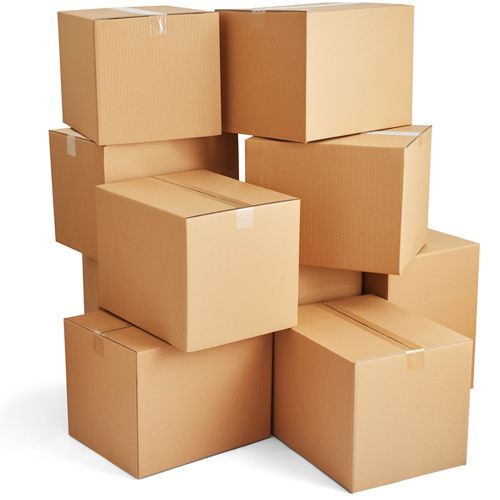
#> input picture Project 1 - detectors and descriptors/figures/box.jpg, 500 x 500 px, found by its file name
$ python ShiTomasi.py
#> lines starting #> are read from the running program, lines starting #| are printed output that depends on the picture; after the words box and inside, x2 and y2 are one past the last pixel; in counts of white or black regions, pixels touching at a corner belong together
### Project 1 - detectors and descriptors/common.py
# -*- coding: utf-8 -*-
"""
Created on Wed Aug 22 08:38:26 2018

This file contains common functions for computer vision

@author: Lovro
"""

import cv2

# function for displaying image
def imshow(img, hight=640, width=480, name="me",wait=0):
    cv2.namedWindow(name, cv2.WINDOW_NORMAL)
    cv2.resizeWindow(name, hight, width)
    cv2.imshow(name, img)
    cv2.waitKey(wait)
    cv2.destroyAllWindows()

### Project 1 - detectors and descriptors/ShiTomasi.py
# -*- coding: utf-8 -*-
"""
Created on Wed Aug 22 09:37:17 2018

@author: Lovro
"""

import cv2
import numpy as np

import common

# read image
img = cv2.imread('figures\\box.jpg')
#> img is the input picture: shape (500, 500, 3); mean B, G, R 150.4, 182.1, 215.8
common.imshow(img, 800, 600)

# convert to gray
gray = cv2.cvtColor(img, cv2.COLOR_BGR2GRAY)
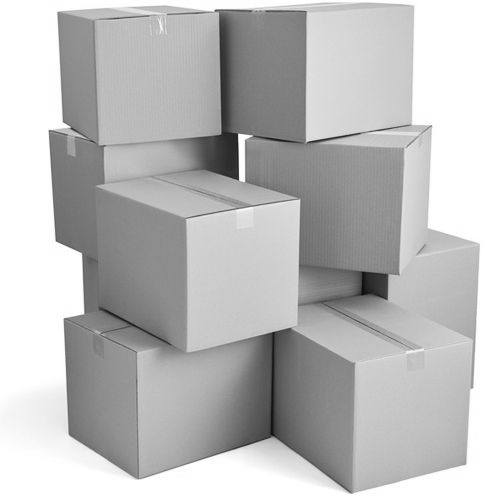
#> gray: shape (500, 500); min 10, max 255, mean 188.6

# find corners
corners = cv2.goodFeaturesToTrack(gray, 100, 0.01, 10)
#> corners = 72 rows, first 8: [239, 134], [237, 179], [49, 130], [71, 128], [215, 10], [252, 135], [386, 299], [431, 126]
corners = np.int0(corners)

#mark corners on image
for i in corners:
    x,y = i.ravel()
    cv2.circle(img,(x,y),3,255,-1)
#> this loop made 72 passes
#> (x, y) on passes 1 to 12: (239, 134), (237, 179), (49, 130), (71, 128), (215, 10), (252, 135), (386, 299), (431, 126), (64, 318), (83, 313), (306, 141), (299, 200)
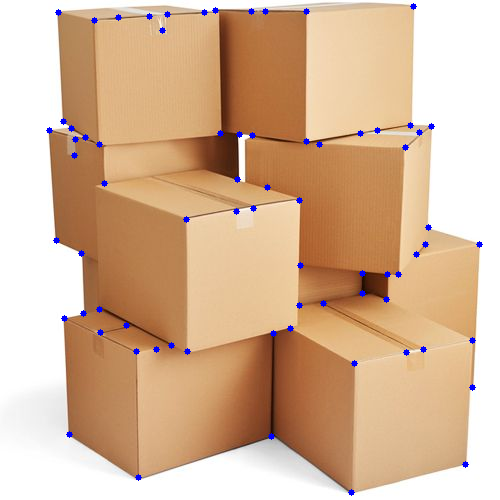
#> img: shape (500, 500, 3); 0.84% of pixels changed, all inside (x1, y1, x2, y2) = (46, 3, 483, 496)

common.imshow(img)
